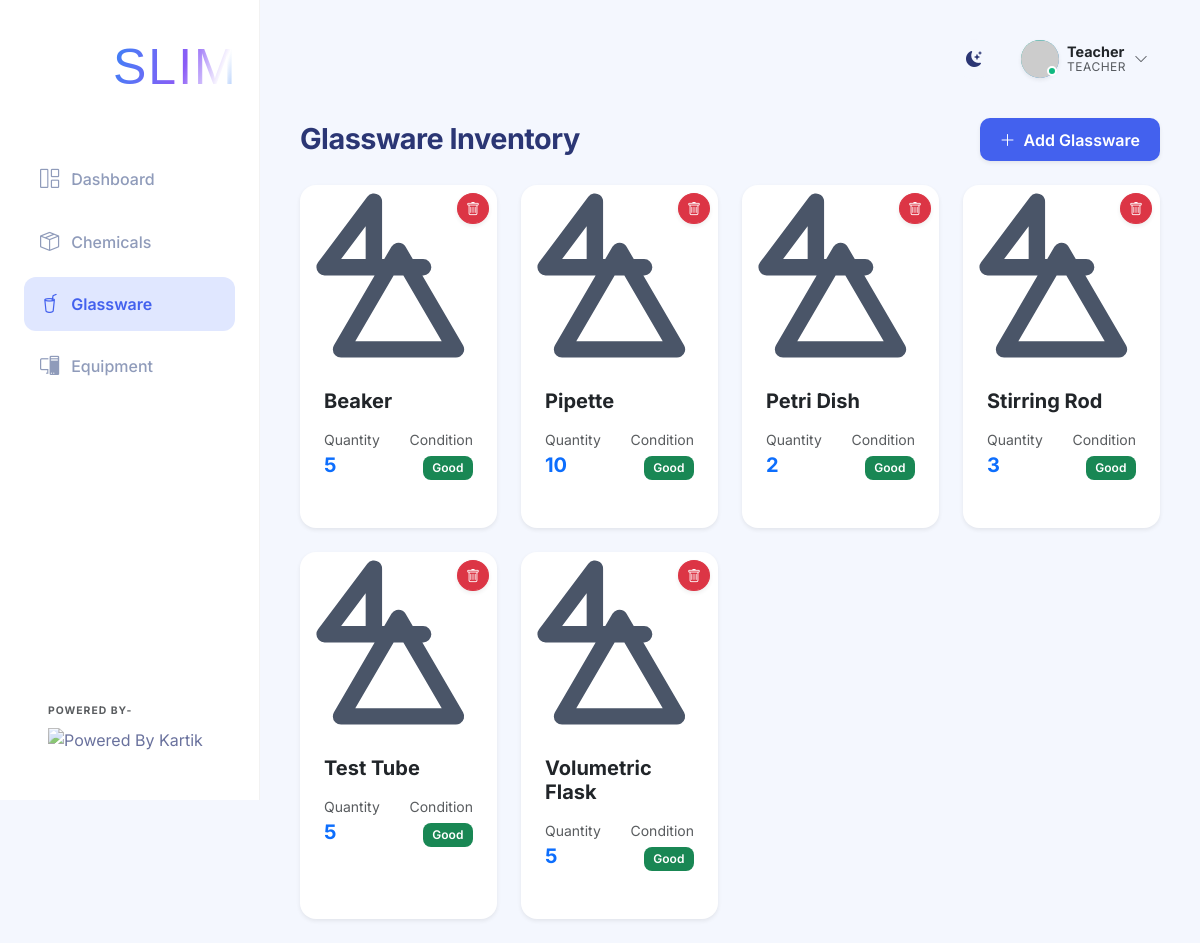
/glassware (signed in), run on the app's committed database.
### app.py (models this page shows)
class User(UserMixin, db.Model):
    id = db.Column(db.Integer, primary_key=True)
    username = db.Column(db.String(100), unique=True, nullable=False)
    password_hash = db.Column(db.String(200), nullable=False)
    role = db.Column(db.String(50), nullable=False) # 'teacher', 'student', or 'developer'
    full_name = db.Column(db.String(150), nullable=True)
    roll_number = db.Column(db.String(50), nullable=True)
    email = db.Column(db.String(150), nullable=True)
    phone = db.Column(db.String(20), nullable=True)

class Glassware(db.Model):
    id = db.Column(db.Integer, primary_key=True)
    name = db.Column(db.String(150), nullable=False)
    quantity = db.Column(db.Integer, nullable=False, default=0)
    condition = db.Column(db.String(50), nullable=False) # Good, Damaged, etc.
    logs = db.relationship('GlasswareLog', backref='glassware', lazy=True, cascade="all, delete-orphan")

### app.py (the view, shortened to what this page needs)
@app.route('/glassware', methods=['GET', 'POST'])
def glassware():
    items = Glassware.query.all()
    for item in items:
        item.image_url = get_lab_item_image(item.name, width=300)
    standard_glassware = ["Beaker", "Erlenmeyer Flask", "Test Tube", "Pipette", "Burette", "Petri Dish", "Graduated Cylinder", "Volumetric Flask", "Watch Glass", "Crucible", "Funnel", "Stirring Rod"]
    return render_template('glassware.html', items=items, standard_glassware=standard_glassware)

### app.py (called while the page is built)
@login_manager.user_loader
def load_user(user_id):
    return User.query.get(int(user_id))

### templates/glassware.html (shortened to what this page needs)
{% extends 'base.html' %}
{% block content %}
<div class="d-flex justify-content-between align-items-center mb-4">
    <h2 class="page-title mb-0">Glassware Inventory</h2>
    {% if current_user.is_authenticated and current_user.role in ['teacher', 'developer'] %}
    <button class="btn btn-primary shadow-sm" data-bs-toggle="modal" data-bs-target="#addGlasswareModal">
        <i class="bi bi-plus-lg me-1"></i> Add Glassware
    </button>
    {% endif %}
</div>
<div class="row row-cols-1 row-cols-md-3 row-cols-lg-4 g-4">
    {% for item in items %}
    <div class="col">
        <div class="card h-100 shadow-sm border-0 rounded-4 overflow-hidden position-relative">
            <img src="{{ item.image_url }}" class="card-img-top" alt="{{ item.name }}" style="height: 180px; object-fit: cover;">
            <div class="card-body">
                <h5 class="card-title fw-bold text-dark mb-3">
                    <a href="{{ url_for('glassware_detail', id=item.id) }}" class="text-decoration-none text-dark stretched-link">{{ item.name }}</a>
                </h5>
                {% if current_user.is_authenticated and current_user.role in ['teacher', 'developer'] %}
                <div class="position-absolute top-0 end-0 p-2 z-index-1">
                    <form action="{{ url_for('delete_glassware', id=item.id) }}" method="POST" style="display: inline;" onsubmit="return confirm('Delete this glassware item permanently?')">
                        <button type="submit" class="btn btn-sm btn-danger rounded-circle shadow-sm">
                            <i class="bi bi-trash"></i>
                        </button>
                    </form>
                </div>
                {% endif %}
                <div class="d-flex justify-content-between align-items-center">
                    <div>
                        <span class="text-muted small d-block">Quantity</span>
                        <span class="fs-5 fw-bold text-primary">{{ item.quantity }}</span>
                    </div>
                    <div class="text-end">
                        <span class="text-muted small d-block mb-1">Condition</span>
                        {% if item.condition == 'Good' %}
                        <span class="badge bg-success">Good</span>
                        {% elif item.condition == 'Damaged' %}
                        <span class="badge bg-danger">Damaged</span>
                        {% else %}
                        <span class="badge bg-secondary">{{ item.condition }}</span>
                        {% endif %}
                    </div>
                </div>
            </div>
        </div>
    </div>
    {% else %}
    <div class="col-12 text-center py-5 text-muted">
        <i class="bi bi-box fs-1 d-block mb-3"></i>
        No glassware added yet.
    </div>
    {% endfor %}
</div>
{% endblock %}

### templates/base.html (shortened to what this page needs)
<!DOCTYPE html>
<html lang="en">
<head>
    <link href="https://cdn.jsdelivr.net/npm/bootstrap@5.3.0/dist/css/bootstrap.min.css" rel="stylesheet">
    <link rel="stylesheet" href="{{ url_for('static', filename='css/style.css') }}">
    <link rel="stylesheet" href="https://cdn.jsdelivr.net/npm/bootstrap-icons@1.10.5/font/bootstrap-icons.css">
</head>
<body>
    <div class="app-container">
        <nav class="sidebar d-flex flex-column">
            <div class="sidebar-header">
                <a class="navbar-brand d-flex align-items-center morph-logo" href="{{ url_for('dashboard') }}"
                    style="text-decoration: none;">
                    <div class="me-1 d-flex justify-content-center align-items-center"
                        style="width: 80px; height: 80px; margin-left: -5px;">
                        <dotlottie-player src="{{ url_for('static', filename='logo.lottie') }}" background="transparent"
                            speed="1" style="width: 80px; height: 80px;" loop autoplay></dotlottie-player>
                    </div>
                    <div class="logo-text-container">
                        <div class="logo-text main-text">
                            <span class="slim-text-animated">SLIM</span>
                        </div>
                    </div>
                </a>
            </div>
            <ul class="nav flex-column sidebar-nav mt-3">
                <li class="nav-item">
                    <a class="nav-link {% if request.endpoint == 'dashboard' %}active{% endif %}"
                        href="{{ url_for('dashboard') }}">
                        <i class="bi bi-grid-1x2"></i> Dashboard
                    </a>
                </li>
                <li class="nav-item">
                    <a class="nav-link {% if request.endpoint == 'chemicals' or request.endpoint == 'add_chemical' or request.endpoint == 'chemical_detail' %}active{% endif %}"
                        href="{{ url_for('chemicals') }}">
                        <i class="bi bi-box-seam"></i> Chemicals
                    </a>
                </li>
                <li class="nav-item">
                    <a class="nav-link {% if request.endpoint == 'glassware' %}active{% endif %}"
                        href="{{ url_for('glassware') }}">
                        <i class="bi bi-cup-straw"></i> Glassware
                    </a>
                </li>
                <li class="nav-item">
                    <a class="nav-link {% if request.endpoint == 'equipment' %}active{% endif %}"
                        href="{{ url_for('equipment') }}">
                        <i class="bi bi-pc-display"></i> Equipment
                    </a>
                </li>
            </ul>
            <div class="sidebar-footer mt-auto p-4 text-start">
                <small class="text-muted d-block fw-bold text-uppercase mb-2"
                    style="font-size: 0.65rem; letter-spacing: 1px;">Powered By-</small>
                <img src="https://student.camu.in/camu_attachment/get/6696654be0b1fd900cf3997c" alt="Powered By Kartik"
                    class="img-fluid powered-logo">
            </div>
        </nav>
        <main class="main-content">
            <header class="top-header d-flex justify-content-between align-items-center mb-4">
                <div class="d-flex align-items-center">
                    <div class="theme-toggle" id="themeToggle" title="Toggle Dark/Light Mode">
                        <i class="bi bi-moon-stars-fill"></i>
                    </div>
                    <div class="user-profile dropdown">
                        <div class="profile-trigger d-flex align-items-center" {% if current_user.is_authenticated
                            %}data-bs-toggle="dropdown" {% else %}data-bs-toggle="modal" data-bs-target="#loginModal" {%
                            endif %}>
                            {% if current_user.is_authenticated %}
                            <div class="avatar-wrapper me-2">
                                <div class="avatar-circle {% if current_user.role == 'developer' %}bg-developer{% elif current_user.role == 'teacher' %}bg-teacher{% else %}bg-student{% endif %} shadow-sm"
                                    style="padding: 0; overflow: hidden;">
                                    <img src="https://api.dicebear.com/9.x/bottts/svg?seed={{ current_user.username }}&backgroundColor=transparent"
                                        alt="Avatar"
                                        style="width: 100%; height: 100%; object-fit: cover; transform: scale(1.1) translateY(2px);">
                                </div>
                                <div class="status-indicator online"></div>
                            </div>
                            <div class="user-info d-none d-sm-block">
                                <div class="user-name fw-bold text-dark">{{ current_user.username|capitalize }}</div>
                                <div class="user-role text-muted">{{ current_user.role|capitalize }}</div>
                            </div>
                            <i class="bi bi-chevron-down ms-2 text-muted small"></i>
                            {% else %}
                            <div class="avatar-circle bg-secondary shadow-sm me-2">
                                <i class="bi bi-person"></i>
                            </div>
                            <span class="fw-medium text-dark">Login</span>
                            {% endif %}
                        </div>
                    </div>
            </header>
            <div class="content-wrapper">
                {% block content %}{% endblock %}
            </div>
        </main>
    </div>
</body>
</html>

### data on the page
User: username "Teacher", role "TEACHER"
Glassware: name "Beaker", quantity "5", condition "Good"
Glassware: name "Pipette", quantity "10", condition "Good"
Glassware: name "Petri Dish", quantity "2", condition "Good"
Glassware: name "Stirring Rod", quantity "3", condition "Good"
Glassware: name "Test Tube", quantity "5", condition "Good"
Glassware: name "Volumetric Flask", quantity "5", condition "Good"
